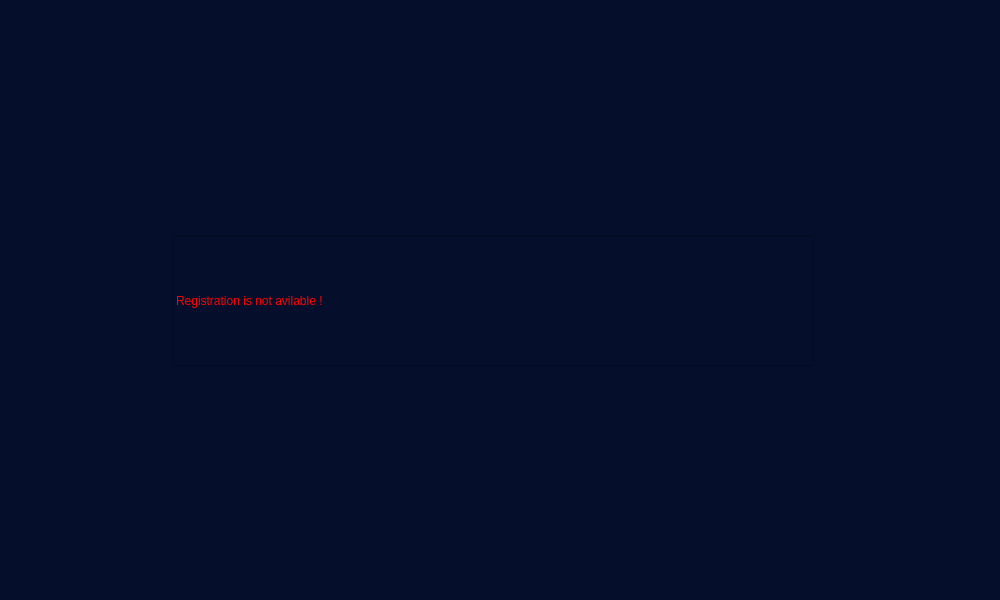
<?xml version="1.0" encoding="UTF-8"?>
<ui version="4.0">
 <class>StudRegPage</class>
 <widget class="QDialog" name="StudRegPage">
  <property name="geometry">
   <rect>
    <x>0</x>
    <y>0</y>
    <width>1000</width>
    <height>600</height>
   </rect>
  </property>
  <property name="windowTitle">
   <string>Dialog</string>
  </property>
  <property name="styleSheet">
   <string notr="true">background-color: rgb(5, 14, 43)</string>
  </property>
  <widget class="QLineEdit" name="lineEdit">
   <property name="geometry">
    <rect>
     <x>173</x>
     <y>235</y>
     <width>641</width>
     <height>131</height>
    </rect>
   </property>
   <property name="styleSheet">
    <string notr="true">color : red;
font: 700 36pt &quot;Segoe UI&quot;;</string>
   </property>
   <property name="text">
    <string>Registration is not avilable !</string>
   </property>
  </widget>
 </widget>
 <resources/>
 <connections/>
</ui>
